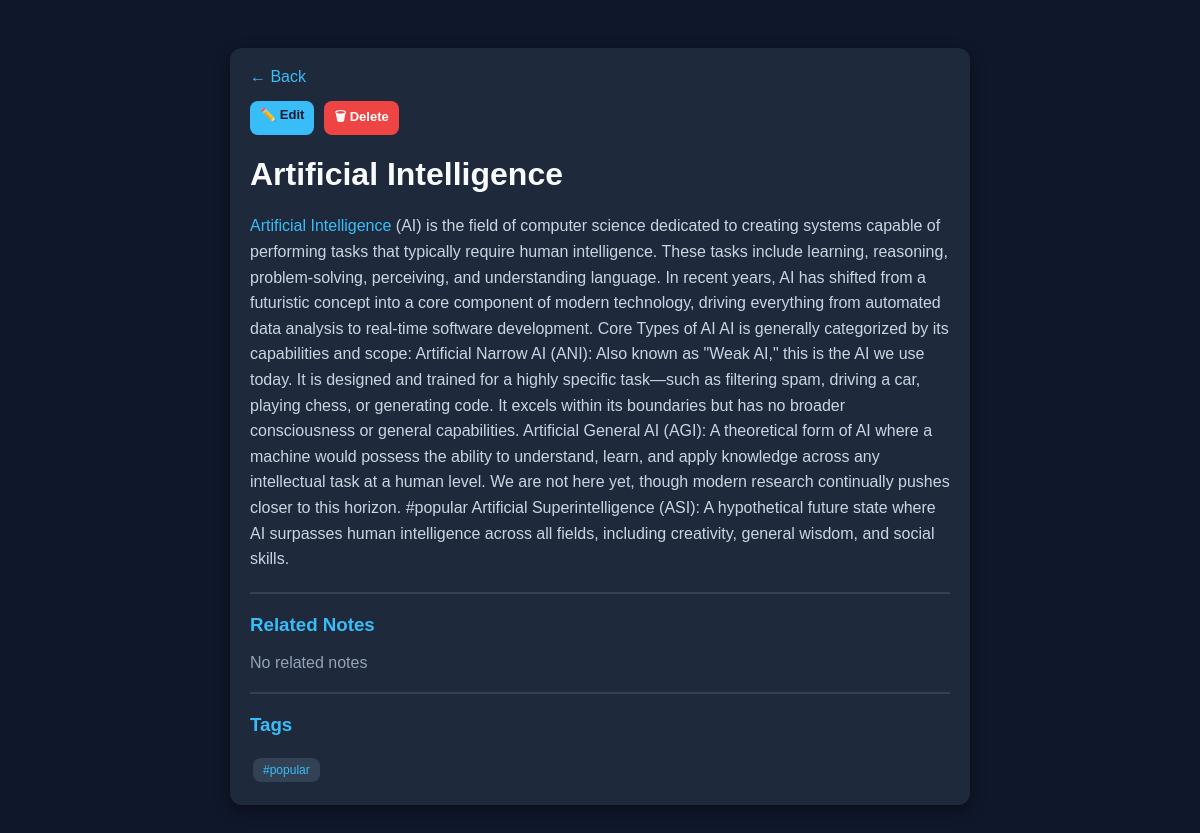
The app's page /note/5/ with its own data.
### notes/models.py (models this page shows, shortened)
class Note(models.Model):
    title = models.CharField(max_length=200)
    content = models.TextField()
    created_at = models.DateTimeField(auto_now_add=True)
    def get_related_notes(self):
        words = self.content.lower().split()
        return Note.objects.filter(title__in=words).exclude(id=self.id)
    def get_linked_content(self):
        content = self.content
        notes = Note.objects.all()
        for note in notes:
            pattern = r'\b' + re.escape(note.title) + r'\b'
            link = f'<a href="/note/{note.id}/" style="color:#38bdf8;">{note.title}</a>'
            content = re.sub(pattern, link, content)
        return mark_safe(content)
    def get_tags(self):
        return re.findall(r"#(\w+)", self.content)

### notes/views.py (the view)
# urls.py: path('note/<int:pk>/', views.note_detail, name='note_detail'),
def note_detail(request, pk):
    note = get_object_or_404(Note, id=pk)
    return render(request, 'notes/note_detail.html', {
        'note': note
    })

### notes/templates/notes/note_detail.html (shortened to what this page needs)
<!DOCTYPE html>
<html>
<head>
</head>
<body>
<div class="box">
    <a href="/" class="back">← Back</a>
    <div class="actions">
        <a href="{% url 'edit_note' note.id %}" class="btn edit-btn">
            ✏️ Edit
        </a>
        <a href="{% url 'delete_note' note.id %}" class="btn delete-btn"
           onclick="return confirm('Are you sure you want to delete this note?');">
            🗑 Delete
        </a>
    </div>
    <h1>{{ note.title }}</h1>
    <div class="content">
        {{ note.get_linked_content|safe }}
    </div>
    <hr>
    <h3 class="section-title">Related Notes</h3>
    {% for related in note.get_related_notes %}
        <span class="tag">{{ related.title }}</span>
    {% empty %}
        <p style="color:#94a3b8;">No related notes</p>
    {% endfor %}
    <hr>
    <h3 class="section-title">Tags</h3>
    {% for tag in note.get_tags %}
        <a href="{% url 'notes_by_tag' tag %}" class="tag">
            #{{ tag }}
        </a>
    {% empty %}
        <p style="color:#94a3b8;">No tags found</p>
    {% endfor %}
</div>
</body>
</html>

### notes/templates/notes/note_detail.html (style rules this page uses)
body { font-family: Arial; background: #0f172a; color: white; padding: 40px; }
.box { max-width: 700px; margin: auto; background: #1e293b; padding: 20px; border-radius: 12px; box-shadow: 0 5px 15px rgba(0,0,0,0.4); }
a { color: #38bdf8; text-decoration: none; }
.back { display: inline-block; margin-bottom: 15px; color: #38bdf8; }
h1 { color: #f8fafc; margin-bottom: 10px; }
.content { margin-top: 20px; color: #cbd5e1; line-height: 1.6; }
.tag { display: inline-block; background: #334155; padding: 5px 10px; border-radius: 8px; margin: 3px; font-size: 12px; color: #38bdf8; text-decoration: none; transition: 0.2s; }
.section-title { color: #38bdf8; margin-top: 20px; }
hr { border: 1px solid #334155; margin: 20px 0; }
.actions { margin-bottom: 15px; display: flex; gap: 10px; }
.btn { padding: 6px 10px; border-radius: 8px; font-size: 13px; font-weight: bold; text-decoration: none; }
.edit-btn { background: #38bdf8; color: #0f172a; }
.delete-btn { background: #ef4444; color: white; }

### records on screen
Note: title "Artificial Intelligence", get_linked_content "Artificial Intelligence (AI) is the field of computer science dedicated to creating systems capable of performing tasks that typically require human intelligence. These tasks include learning, reasoning, problem-solving, perceiving, and understanding language. In recent years, AI has shifted from a futuristic concept into a core component of modern technology, driving everything from automated data analysis to real-time software development. Core Types of AI AI is generally categorized by its capabilities and scope: Artificial Narrow AI (ANI): Also known as \"Weak AI,\" this is the AI we use today. It is designed and trained for a highly specific task—such as filtering spam, driving a car,…"

### other values on screen
{{ tag }} "popular"
